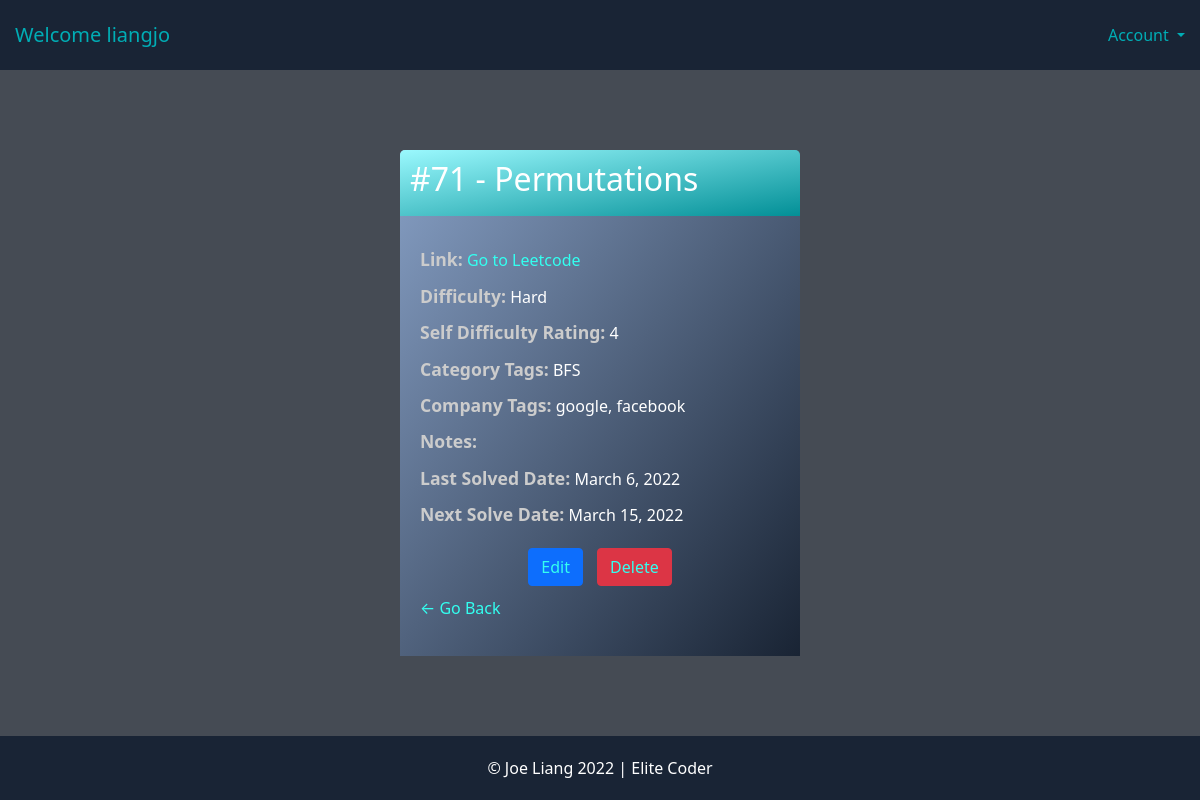
The page /problem/6/ (signed in) on the database its author committed.
### account/models.py (models this page shows, shortened)
class Account(AbstractBaseUser):
	email 					= models.EmailField(verbose_name="email", max_length=60, unique=True)
	username 				= models.CharField(max_length=30, unique=True)
	date_joined				= models.DateTimeField(verbose_name='date joined', auto_now_add=True)
	last_login				= models.DateTimeField(verbose_name='last login', auto_now=True)
	is_admin				= models.BooleanField(default=False)
	is_active				= models.BooleanField(default=True)
	is_staff				= models.BooleanField(default=False)
	is_superuser			= models.BooleanField(default=False)
	hide_email				= models.BooleanField(default=True)
	USERNAME_FIELD = 'email'
	REQUIRED_FIELDS = ['username']
	objects = MyAccountManager()
	def __str__(self):
		return self.username

### base/models.py (models this page shows, shortened)
class Problem(models.Model):
   user = models.ForeignKey(User, on_delete=models.CASCADE, null=True, blank=True)
   number = models.PositiveIntegerField()
   title = models.CharField(max_length=100)
   link = models.URLField(max_length=500, default="")
   difficulty = models.CharField(max_length=6, choices=DIFFICULTY_CHOICES, default='medium')
   rating = models.CharField(verbose_name='Self Difficulty Rating', max_length=2, choices=RATING_CHOICES, default='3')
   categories = models.TextField(default='', verbose_name="Category Tags (comma separated)", blank=True)
   companies = models.TextField(default='', verbose_name="Company Tags (comma separated)", blank=True)
   notes = models.TextField(default='', blank=True)
   last_solved = models.DateField(default=date.today)
   next_solve = models.DateField(null=True, blank=True)
   def __str__(self):
      return '#'+str(self.number)+' - '+self.title

### base/views.py (the view)
# urls.py: path('problem/<int:pk>/', ProblemDetail.as_view(), name='problem-detail'),
class ProblemDetail(LoginRequiredMixin, DetailView):
    model = Problem
    context_object_name = 'problem'

### base/templates/base/problem_detail.html
{% extends 'base/base.html' %}
{% block content %}
<div class="form-small">
    <div class="header-bar">
        <h2>{{problem}}</h2>
    </div>
    <div class="card-body">
        <div class="detail-item"><span class="detail-item-name">Link:</span> <a href={{problem.link}} target="_blank">Go to Leetcode</a></div>
        <div class="detail-item"><span class="detail-item-name">Difficulty:</span> {{problem.difficulty}}</div>
        <div class="detail-item"><span class="detail-item-name">Self Difficulty Rating:</span> {{problem.rating}}</div>
        <div class="detail-item"><span class="detail-item-name">Category Tags:</span> {{problem.categories}}</div>
        <div class="detail-item"><span class="detail-item-name">Company Tags:</span> {{problem.companies}}</div>
        <div class="detail-item"><span class="detail-item-name">Notes:</span> {{problem.notes}}</div>
        <div class="detail-item"><span class="detail-item-name">Last Solved Date:</span> {{problem.last_solved}}</div>
        <div class="detail-item"><span class="detail-item-name">Next Solve Date:</span> {{problem.next_solve}}</div>
        <div style="text-align: center; margin-top: 20px;">
            <button style="margin-right: 10px;" class="btn btn-primary"><a href="{% url 'problem-update' problem.id %}">Edit</a></button>
            <button class="btn btn-danger"><a href="{% url 'problem-delete' problem.id %}">Delete</a></button>
        </div>
        <p><a href="{% url 'problems' %}">&#8592; Go Back</a></p>
    </div>
</div>
{% endblock content %}

### base/templates/base/header.html (shortened to what this page needs)
<header>
    {% if request.user.is_authenticated %}
    <nav class="nav-head">
        <a class="navbar-brand" href="{% url 'problems' %}">Welcome {{request.user}}</a>
        <ul class="navbar-nav mr-auto">
            <li class="nav-item dropdown">
                <a class="nav-link dropdown-toggle" href="/" id="navbarDropdownMenuLink" role="button" data-bs-toggle="dropdown" aria-expanded="false">
                  Account
                </a>
            </li>
        </ul>
    </nav>
    {% endif %}
</header>

### static/base.css (style rules this page uses)
body { min-height: 100vh; display: flex; flex-flow: column; }
a { text-decoration: none; }

### static/header.css (style rules this page uses)
header { padding: 15px; background-color: #192435; }
header a, .nav-link { color: #00adb5; text-decoration: none; }
.nav-head { display: flex; justify-content: space-between; }

### static/form.css (style rules this page uses)
.form-small { max-width: 400px; margin: 80px auto; background: linear-gradient(to bottom right, hsl(216,35%,65%), hsl(216,35%,15%)); border-radius: 5px 5px 0 0; }
.form-small a, .form-big a { color: #33FFF0; }
.header-bar { background: linear-gradient(to bottom right, hsl(183,97%,80%), hsl(183,97%,30%)); color: white; padding: 10px; border-radius: 5px 5px 0 0; }
.card-body { padding: 20px; }
.card-body button { margin-bottom: 10px; }
.card-body p, .card-body label { color: white; }
.card-body .detail-item { margin: 10px auto; color: white; }
.card-body .detail-item-name { font-size: 1.1rem; font-weight: 600; color: hsl(0,0%,80%); }

### rows shown on the page
Account: user "liangjo"
Problem: number+title "#71 - Permutations", difficulty "Hard", rating "4", categories "BFS", companies "google, facebook", last_solved "March 6, 2022", next_solve "March 15, 2022"
